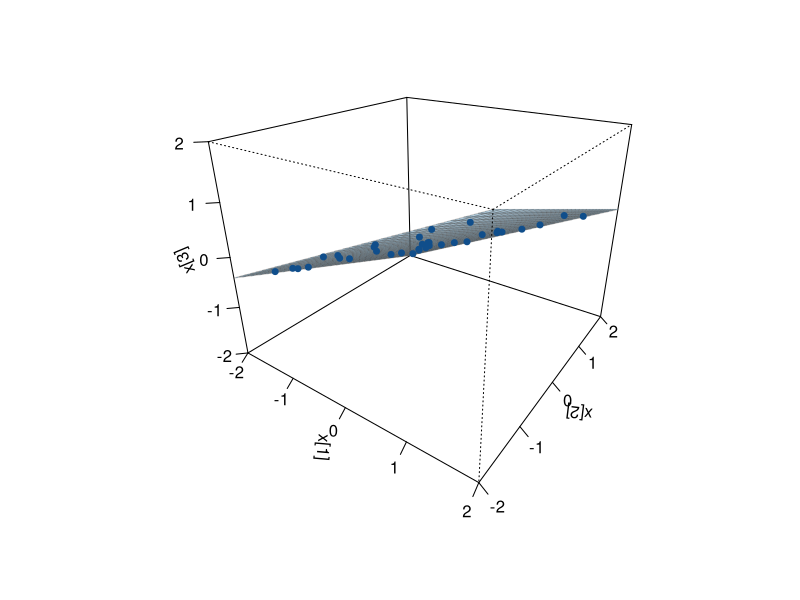
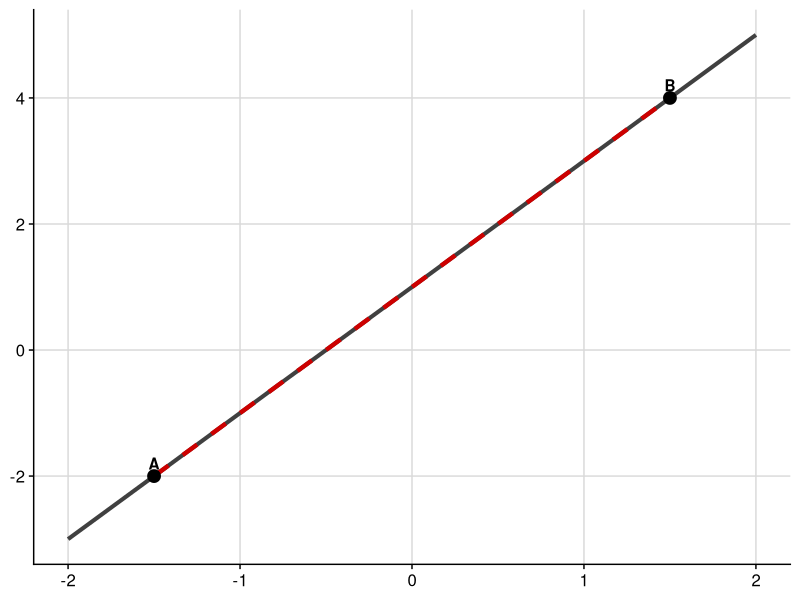
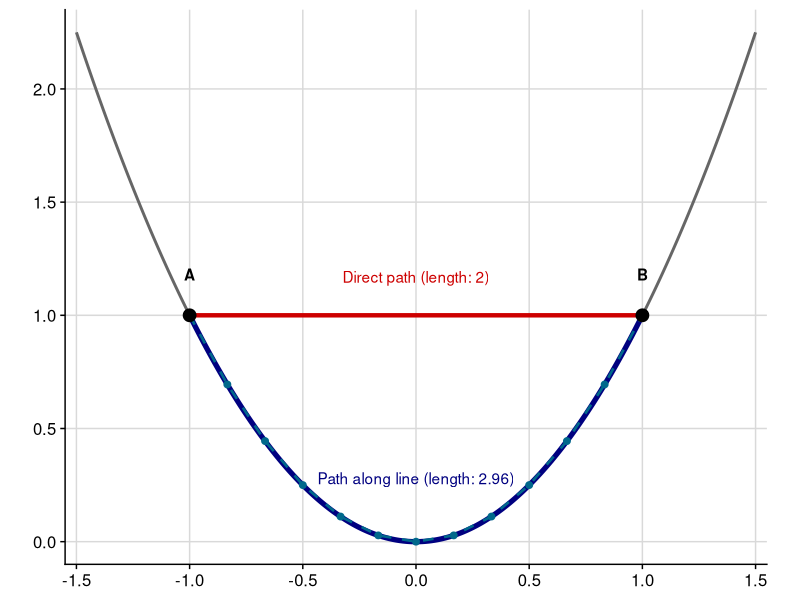
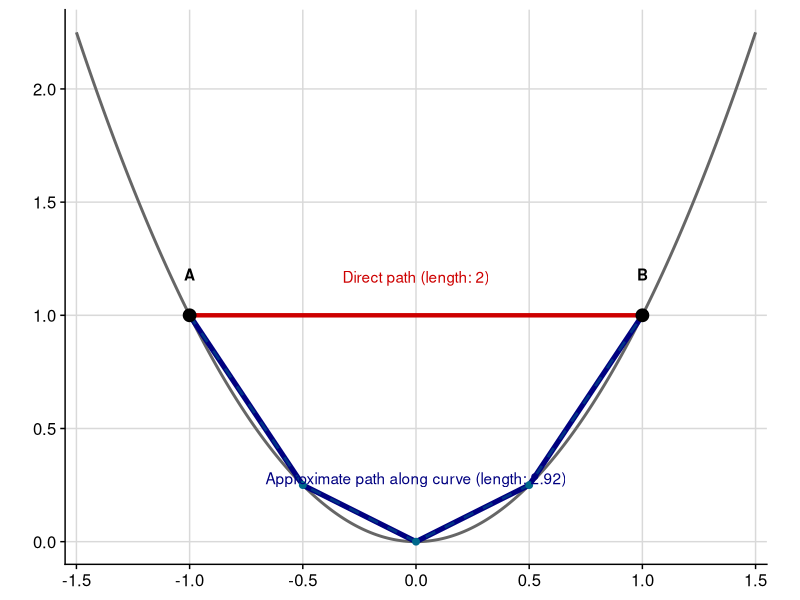

The R script that drew these images, in order:
## ---- chunk 1
#| label: setup
#| include: false

library(tibble)
library(dplyr)
library(tidyr)
library(purrr)
library(ggplot2)
library(cowplot)
library(ggrepel)
library(igraph)

knitr::opts_chunk$set(
  fig.align = "center",
  out.width = "80%"
)

simulate_swiss_roll <- function(
  n = 500,
  seed = 5077,
  noise_sd = 0
) {
  set.seed(seed)

  t <- 1.5 * pi * (1 + 2 * runif(n))
  height <- runif(n, min = 0, max = 20)

  x1 <- t * cos(t) + rnorm(n, sd = noise_sd)
  x2 <- height + rnorm(n, sd = noise_sd)
  x3 <- t * sin(t) + rnorm(n, sd = noise_sd)

  # Arc length along the spiral:
  # integral sqrt(1 + t^2) dt
  arc_length <- 0.5 * (
    t * sqrt(1 + t^2) +
      asinh(t)
  )

  tibble(
    observation = seq_len(n),
    t = t,
    height = height,
    arc_length = arc_length,
    x1 = x1,
    x2 = x2,
    x3 = x3
  )
}

project_3d_to_2d <- function(
  x1,
  x2,
  x3,
  azimuth = -45,
  elevation = 25
) {
  theta <- azimuth * pi / 180
  phi <- elevation * pi / 180

  horizontal <- cos(theta) * x1 -
    sin(theta) * x3

  depth <- sin(theta) * x1 +
    cos(theta) * x3

  vertical <- -sin(phi) * depth +
    cos(phi) * x2

  tibble(
    display_x = horizontal,
    display_y = vertical
  )
}

build_knn_graph <- function(x, k) {
  x <- as.matrix(x)
  n <- nrow(x)

  if (k < 1 || k >= n) {
    stop("k must lie between 1 and n - 1.")
  }

  ambient_distance_mat <- as.matrix(
    dist(x, method = "euclidean")
  )

  search_distance_mat <- ambient_distance_mat
  diag(search_distance_mat) <- Inf

  neighbour_indicator <- matrix(
    FALSE,
    nrow = n,
    ncol = n
  )

  for (i in seq_len(n)) {
    nearest <- order(
      search_distance_mat[i, ],
      decreasing = FALSE
    )[seq_len(k)]

    neighbour_indicator[i, nearest] <- TRUE
  }

  # Symmetrise the k-nearest-neighbour relation:
  # connect i and j when either regards the other as a neighbour.
  adjacent <- neighbour_indicator |
    t(neighbour_indicator)

  edge_index <- which(
    adjacent & upper.tri(adjacent),
    arr.ind = TRUE
  )

  edge_tbl <- tibble(
    from = as.character(edge_index[, 1]),
    to = as.character(edge_index[, 2]),
    weight = ambient_distance_mat[edge_index]
  )

  graph <- igraph::graph_from_data_frame(
    edge_tbl,
    directed = FALSE,
    vertices = tibble(
      name = as.character(seq_len(n))
    )
  )

  list(
    graph = graph,
    edges = edge_tbl,
    ambient_distances = ambient_distance_mat,
    components = igraph::components(graph)
  )
}

fit_isomap <- function(x, k, ndim = 2) {
  graph_info <- build_knn_graph(x, k)

  if (graph_info$components$no != 1) {
    stop(
      paste0(
        "The neighbourhood graph has ",
        graph_info$components$no,
        " connected components."
      )
    )
  }

  graph_distance_mat <- igraph::distances(
    graph_info$graph,
    weights = igraph::E(
      graph_info$graph
    )$weight
  )

  mds_fit <- cmdscale(
    as.dist(graph_distance_mat),
    k = ndim,
    eig = TRUE
  )

  list(
    graph_info = graph_info,
    graph_distances = graph_distance_mat,
    mds = mds_fit,
    points = mds_fit$points
  )
}

align_configuration <- function(
  reference,
  target,
  allow_scaling = TRUE
) {
  reference <- as.matrix(reference)
  target <- as.matrix(target)

  reference_centre <- colMeans(reference)
  target_centre <- colMeans(target)

  reference_centred <- sweep(
    reference,
    MARGIN = 2,
    STATS = reference_centre,
    FUN = "-"
  )

  target_centred <- sweep(
    target,
    MARGIN = 2,
    STATS = target_centre,
    FUN = "-"
  )

  rotation_svd <- svd(
    crossprod(
      target_centred,
      reference_centred
    )
  )

  rotation <- rotation_svd$u %*%
    t(rotation_svd$v)

  target_aligned <- target_centred %*%
    rotation

  if (allow_scaling) {
    scale_factor <- sum(
      target_aligned *
        reference_centred
    ) /
      sum(target_aligned^2)

    target_aligned <- scale_factor *
      target_aligned
  }

  sweep(
    target_aligned,
    MARGIN = 2,
    STATS = reference_centre,
    FUN = "+"
  )
}

distance_preservation <- function(
  target_distances,
  coordinates
) {
  target <- as.vector(
    as.dist(target_distances)
  )

  fitted <- as.vector(
    dist(coordinates)
  )

  correlation <- cor(target, fitted)

  tibble(
    correlation = correlation,
    residual_variance = 1 -
      correlation^2
  )
}
## ---- chunk 2
#| label: fig-plane-in-three-dimensions
#| fig-cap: "A two-dimensional plane embedded in three-dimensional space. The observations have three coordinates but vary in only two independent directions."
#| fig-width: 8
#| fig-height: 6

set.seed(5077)

x1_grid <- seq(-2, 2, length.out = 30)
x2_grid <- seq(-2, 2, length.out = 30)

# The plane is x3 = 0.6 x1 - 0.4 x2.
x3_grid <- outer(
  x1_grid,
  x2_grid,
  function(x1, x2) {
    0.6 * x1 - 0.4 * x2
  }
)

plane_points <- tibble::tibble(
  x1 = runif(35, -1.8, 1.8),
  x2 = runif(35, -1.8, 1.8)
) |>
  dplyr::mutate(
    x3 = 0.6 * x1 - 0.4 * x2
  )

plane_projection <- persp(
  x = x1_grid,
  y = x2_grid,
  z = x3_grid,
  theta = 35,
  phi = 25,
  expand = 0.8,
  col = adjustcolor(
    "skyblue3",
    alpha.f = 0.45
  ),
  border = adjustcolor(
    "grey30",
    alpha.f = 0.35
  ),
  ticktype = "detailed",
  xlab = expression(x[1]),
  ylab = expression(x[2]),
  zlab = expression(x[3])
)

projected_points <- trans3d(
  x = plane_points$x1,
  y = plane_points$x2,
  z = plane_points$x3,
  pmat = plane_projection
)

points(
  projected_points,
  pch = 19,
  cex = 0.8,
  col = "dodgerblue4"
)
## ---- chunk 3
#| label: prepare-straight-manifold
#| include: false

straight_tbl <- tibble::tibble(
  x = seq(-2, 2, length.out = 101)
)
straight_tbl <- straight_tbl |>
  dplyr::mutate(
    y = 2 * x + 1
  )

straight_endpoints <- tibble::tibble(
  label = c("A", "B"),
  x = c(-1.5, 1.5),
  y = 2 * c(-1.5, 1.5) + 1
)

straight_euclidean_distance <- sqrt(
  sum(
    (
      straight_endpoints[1, c("x", "y")] -
        straight_endpoints[2, c("x", "y")]
    )^2
  )
)

straight_euclidean_distance |> signif(2)
## ---- chunk 4
#| label: fig-straight-manifold-distance
#| echo: false
#| fig-cap: "On a straight one-dimensional object, the Euclidean distance and geodesic distance are identical."

ggplot() +
  geom_path(
    data = straight_tbl,
    aes(x = x, y = y),
    linewidth = 1.4,
    colour = "grey25"
  ) +
  geom_segment(
    aes(
      x = straight_endpoints$x[1],
      y = straight_endpoints$y[1],
      xend = straight_endpoints$x[2],
      yend = straight_endpoints$y[2]
    ),
    colour = "red3",
    linewidth = 1.5,
    linetype = "dashed"
  ) +
  geom_point(
    data = straight_endpoints,
    aes(x = x, y = y),
    size = 4
  ) +
  ggrepel::geom_text_repel(
    data = straight_endpoints,
    aes(x = x, y = y, label = label),
    nudge_y = 0.16,
    fontface = "bold"
  ) +
  # annotate(
  #   "text",
  #   x = 0,
  #   y = -0.18,
  #   label = paste0(
  #     "Euclidean distance = geodesic distance = ",
  #     round(straight_euclidean_distance, 2)
  #   ),
  #   colour = "red3"
  # ) +
  cowplot::theme_cowplot() +
  cowplot::background_grid(major = "xy") + 
  theme(
    # axis.text = element_blank(),
    # axis.ticks = element_blank(),
    axis.title = element_blank(),
    panel.background = element_rect(fill = "white"),
    plot.background = element_rect(fill = "white")
  )
## ---- chunk 5
#| label: prepare-curved-manifold-distances
#| include: false

curve_tbl <- tibble::tibble(
  x = seq(-1.5, 1.5, length.out = 501),
  y = x^2
)

curve_endpoints <- tibble::tibble(
  label = c("A", "B"),
  x = c(-1, 1),
  y = c(1, 1)
)

# Sampled observations on the part of the curve between A and B.
curve_sample_tbl <- tibble::tibble(
  x = seq(-1, 1, length.out = 13),
  y = x^2
)

curve_euclidean_distance <- sqrt(
  diff(curve_endpoints$x)^2 +
    diff(curve_endpoints$y)^2
)

# Exact arc length of y = x^2 between x = -1 and x = 1.
curve_geodesic_distance <- integrate(
  function(x) {
    sqrt(1 + (2 * x)^2)
  },
  lower = -1,
  upper = 1
)$value

# Approximation obtained by joining neighbouring sampled points.
curve_graph_distance <- sum(
  sqrt(
    diff(curve_sample_tbl$x)^2 +
      diff(curve_sample_tbl$y)^2
  )
)

tibble::tibble(
  distance = c(
    "Ambient Euclidean distance",
    "Exact geodesic distance",
    "Sample-based graph approximation"
  ),
  value = c(
    curve_euclidean_distance,
    curve_geodesic_distance,
    curve_graph_distance
  )
)
## ---- chunk 6
#| label: fig-curved-manifold-distance
#| echo: false
#| fig-cap: "The straight-line Euclidean distance cuts through the ambient space. The geodesic distance follows the curved object. The dashed polyline approximates the geodesic using sampled observations."

ggplot() +
  geom_path(
    data = curve_tbl,
    aes(x = x, y = y),
    linewidth = 1,
    colour = "grey40"
  ) +
  geom_path(
    data = dplyr::filter(
      curve_tbl,
      x >= -1,
      x <= 1
    ),
    aes(x = x, y = y),
    linewidth = 1.8,
    colour = "navy"
  ) +
  geom_path(
    data = curve_sample_tbl,
    aes(x = x, y = y),
    linewidth = 0.9,
    colour = "deepskyblue4",
    linetype = "dashed"
  ) +
  geom_point(
    data = curve_sample_tbl,
    aes(x = x, y = y),
    size = 2,
    colour = "deepskyblue4"
  ) +
  geom_segment(
    aes(
      x = curve_endpoints$x[1],
      y = curve_endpoints$y[1],
      xend = curve_endpoints$x[2],
      yend = curve_endpoints$y[2]
    ),
    colour = "red3",
    linewidth = 1.5
  ) +
  geom_point(
    data = curve_endpoints,
    aes(x = x, y = y),
    size = 4
  ) +
  geom_text(
    data = curve_endpoints,
    aes(x = x, y = y, label = label),
    nudge_y = 0.18,
    fontface = "bold"
  ) +
  annotate(
    "text",
    x = 0,
    y = 1.17,
    label = paste0(
      "Direct path (length: ",
      round(curve_euclidean_distance, 2),
      ")"
    ),
    colour = "red3"
  ) +
  annotate(
    "text",
    x = 0,
    y = 0.28,
    label = paste0(
      "Path along line (length: ",
      round(curve_geodesic_distance, 2),
      ")"
    ),
    colour = "navy"
  ) +
  coord_equal(
    xlim = c(-1.55, 1.55),
    ylim = c(-0.1, 2.35),
    expand = FALSE
  ) +
  cowplot::theme_cowplot() +
  cowplot::background_grid(major = "xy") +
  theme(
    # axis.text = element_blank(),
    # axis.ticks = element_blank(),
    axis.title = element_blank(),
    panel.background = element_rect(fill = "white"),
    plot.background = element_rect(fill = "white")
  )
## ---- chunk 7
x_vec_approx <- seq(-1, 1, length.out = 5)
y_vec_approx <- approx(
  x = curve_tbl$x,
  y = curve_tbl$y,
  xout = x_vec_approx
)
curve_tbl_approx <- tibble::tibble(
  x = y_vec_approx$x,
  y = y_vec_approx$y
)
int_length_vec <- sqrt(
  diff(curve_tbl_approx$x)^2 +
    diff(curve_tbl_approx$y)^2
)
path_length <- sum(int_length_vec)

ggplot() +
  geom_path(
    data = curve_tbl,
    aes(x = x, y = y),
    linewidth = 1,
    colour = "grey40"
  ) +
  geom_path(
    data = curve_tbl_approx,
    aes(x = x, y = y),
    linewidth = 1.8,
    colour = "navy"
  ) +
  geom_path(
    data = curve_tbl_approx,
    aes(x = x, y = y),
    linewidth = 0.9,
    colour = "deepskyblue4",
    linetype = "dashed",
    alpha = 0.5
  ) +
  geom_point(
    data = curve_tbl_approx,
    aes(x = x, y = y),
    size = 2,
    colour = "deepskyblue4"
  ) +
  geom_segment(
    aes(
      x = curve_endpoints$x[1],
      y = curve_endpoints$y[1],
      xend = curve_endpoints$x[2],
      yend = curve_endpoints$y[2]
    ),
    colour = "red3",
    linewidth = 1.5
  ) +
  geom_point(
    data = curve_endpoints,
    aes(x = x, y = y),
    size = 4
  ) +
  geom_text(
    data = curve_endpoints,
    aes(x = x, y = y, label = label),
    nudge_y = 0.18,
    fontface = "bold"
  ) +
  annotate(
    "text",
    x = 0,
    y = 1.17,
    label = paste0(
      "Direct path (length: ",
      round(curve_euclidean_distance, 2),
      ")"
    ),
    colour = "red3"
  ) +
  annotate(
    "text",
    x = 0,
    y = 0.28,
    label = paste0(
      "Approximate path along curve (length: ",
      round(path_length, 2),
      ")"
    ),
    colour = "navy"
  ) +
  coord_equal(
    xlim = c(-1.55, 1.55),
    ylim = c(-0.1, 2.35),
    expand = FALSE
  ) +
  cowplot::theme_cowplot() +
  cowplot::background_grid(major = "xy") +
  theme(
    # axis.text = element_blank(),
    # axis.ticks = element_blank(),
    axis.title = element_blank(),
    panel.background = element_rect(fill = "white"),
    plot.background = element_rect(fill = "white")
  )
